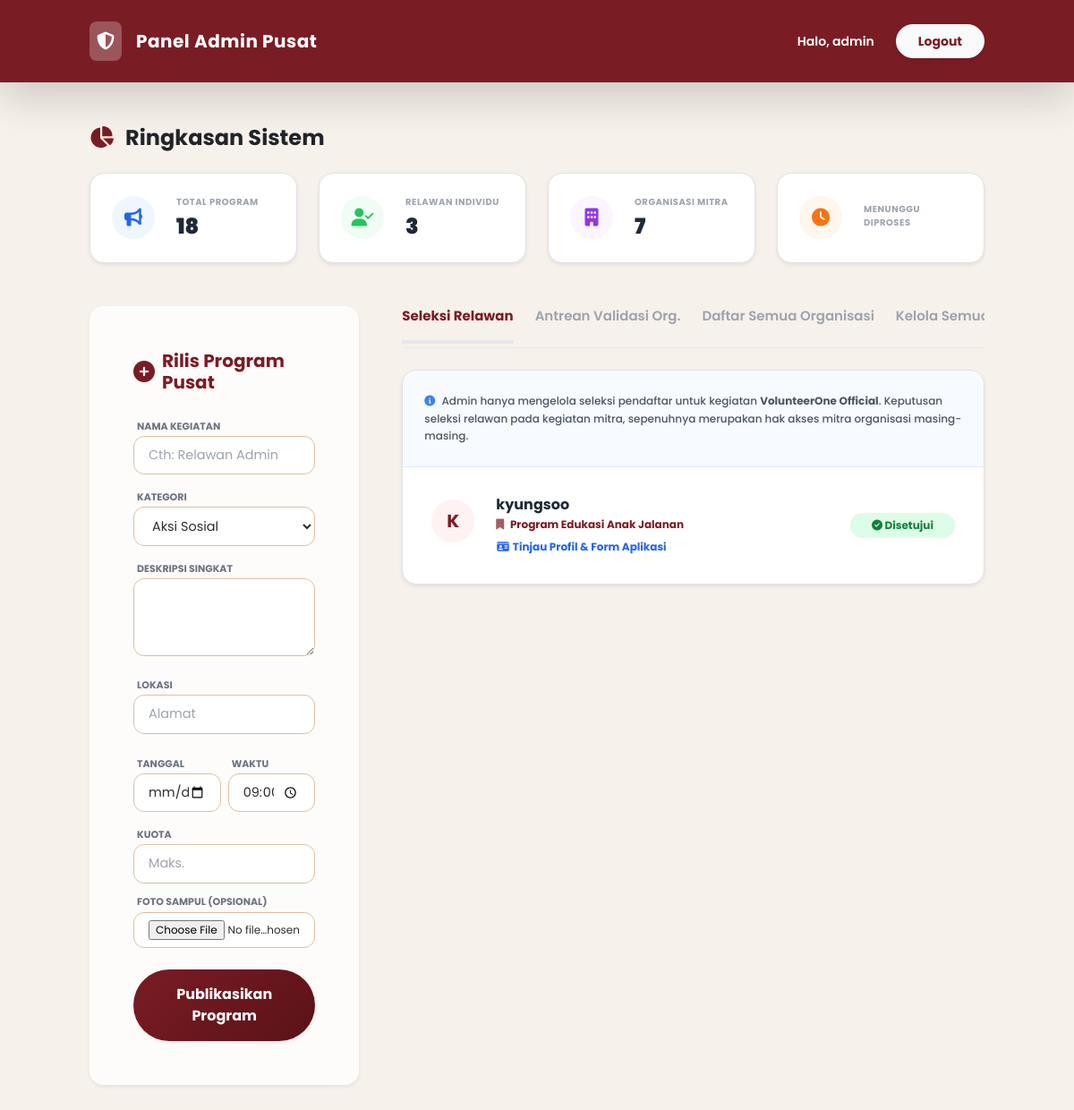
/admin.php (signed in), run on the app's committed database.
### tables this page shows
CREATE TABLE `applications` (
  `id` int(11) NOT NULL,
  `program_id` int(11) DEFAULT NULL,
  `user_id` int(11) DEFAULT NULL,
  `status` enum('Menunggu','Disetujui','Ditolak') DEFAULT 'Menunggu',
  `apply_date` datetime DEFAULT current_timestamp(),
  `motivation` text DEFAULT NULL,
  `cv_path` varchar(255) DEFAULT NULL
);

CREATE TABLE `users` (
  `id` int(11) NOT NULL,
  `name` varchar(100) NOT NULL,
  `email` varchar(100) NOT NULL,
  `phone` varchar(20) NOT NULL,
  `password` varchar(255) NOT NULL,
  `role` varchar(50) DEFAULT 'user',
  `is_validated` tinyint(1) DEFAULT 1,
  `description` text DEFAULT NULL,
  `established_date` date DEFAULT NULL,
  `location` varchar(150) DEFAULT NULL,
  `website` varchar(150) DEFAULT NULL,
  `org_type` varchar(50) DEFAULT 'Komunitas'
);

CREATE TABLE `programs` (
  `id` int(11) NOT NULL,
  `name` varchar(150) NOT NULL,
  `description` text NOT NULL,
  `location` varchar(150) NOT NULL,
  `prog_date` date NOT NULL,
  `quota` int(11) NOT NULL,
  `rating` int(11) DEFAULT 0,
  `category` varchar(50) DEFAULT 'Sosial',
  `organizer` varchar(100) DEFAULT 'VolunteerOne Official',
  `image_url` varchar(255) DEFAULT 'https://images.unsplash.com/photo-1593113589914-075990190da4?auto=format&fit=crop&q=80&w=500',
  `organizer_id` int(11) DEFAULT NULL,
  `prog_time` varchar(20) DEFAULT '10:00'
);

### admin.php (the view, shortened to what this page needs)
<?php
require 'koneksi.php';
$stat_programs = $pdo->query("SELECT COUNT(*) FROM programs")->fetchColumn();
$stat_all_users = $pdo->query("SELECT COUNT(*) FROM users WHERE role = 'user'")->fetchColumn();
$stat_all_orgs = $pdo->query("SELECT COUNT(*) FROM users WHERE role = 'organizer'")->fetchColumn();
$applications = $pdo->query("
    SELECT a.id as app_id, u.name as user_name, u.email, u.phone, u.location as user_location, u.description as user_desc,
           p.name as prog_name, a.status, a.apply_date, a.motivation, a.cv_path
    FROM applications a
    JOIN users u ON a.user_id = u.id
    JOIN programs p ON a.program_id = p.id
    WHERE p.organizer_id IS NULL
    ORDER BY CASE WHEN a.status = 'Menunggu' THEN 1 ELSE 2 END, a.apply_date DESC
")->fetchAll(PDO::FETCH_ASSOC);
?>
<!DOCTYPE html>
<html lang="id">
<head>
    <link href="https://cdn.jsdelivr.net/npm/bootstrap@5.3.0/dist/css/bootstrap.min.css" rel="stylesheet">
    <script src="https://cdn.tailwindcss.com"></script>
    <link rel="stylesheet" href="https://cdnjs.cloudflare.com/ajax/libs/font-awesome/6.4.0/css/all.min.css">
</head>
<body class="pb-12">
<nav class="bg-primary-vol text-white p-4 shadow-lg admin-navbar">
    <div class="container d-flex justify-content-between align-items-center">
        <div class="d-flex align-items-center gap-3">
            <div class="bg-white bg-opacity-25 p-2 rounded-lg backdrop-blur-sm"><i class="fas fa-shield-alt text-xl"></i></div>
            <h1 class="font-bold text-xl tracking-wide mb-0">Panel Admin Pusat</h1>
        </div>
        <div class="d-flex align-items-center gap-4">
            <span class="text-sm font-semibold d-none d-md-block">Halo, <?= htmlspecialchars($_SESSION['name']) ?></span>
            <a href="logout.php" class="btn btn-light rounded-pill text-primary-vol fw-bold px-4 py-2 text-sm shadow-sm transition hover:bg-gray-100">Logout</a>
        </div>
    </div>
</nav>
<main class="container py-4 mt-4">
    <h2 class="fs-4 fw-bold text-dark mb-4"><i class="fas fa-chart-pie text-primary-vol me-2"></i> Ringkasan Sistem</h2>
    <div class="row g-4 mb-5">
        <div class="col-md-6 col-lg-3">
            <div class="bg-white p-4 rounded-4 shadow-sm border flex items-center gap-4 hover:shadow-md transition h-100">
                <div class="bg-blue-50 text-blue-600 w-12 h-12 rounded-full flex items-center justify-center text-xl shrink-0"><i class="fas fa-bullhorn"></i></div>
                <div><p class="text-[10px] font-bold text-gray-400 uppercase tracking-wider mb-1">Total Program</p><h3 class="text-2xl font-black text-gray-800 m-0"><?= $stat_programs ?></h3></div>
            </div>
        </div>
        <div class="col-md-6 col-lg-3">
            <div class="bg-white p-4 rounded-4 shadow-sm border flex items-center gap-4 hover:shadow-md transition h-100">
                <div class="bg-green-50 text-green-500 w-12 h-12 rounded-full flex items-center justify-center text-xl shrink-0"><i class="fas fa-user-check"></i></div>
                <div><p class="text-[10px] font-bold text-gray-400 uppercase tracking-wider mb-1">Relawan Individu</p><h3 class="text-2xl font-black text-gray-800 m-0"><?= $stat_all_users ?></h3></div>
            </div>
        </div>
        <div class="col-md-6 col-lg-3">
            <div class="bg-white p-4 rounded-4 shadow-sm border flex items-center gap-4 hover:shadow-md transition h-100">
                <div class="bg-purple-50 text-purple-600 w-12 h-12 rounded-full flex items-center justify-center text-xl shrink-0"><i class="fas fa-building"></i></div>
                <div><p class="text-[10px] font-bold text-gray-400 uppercase tracking-wider mb-1">Organisasi Mitra</p><h3 class="text-2xl font-black text-gray-800 m-0"><?= $stat_all_orgs ?></h3></div>
            </div>
        </div>
        <div class="col-md-6 col-lg-3">
            <div class="bg-white p-4 rounded-4 shadow-sm border flex items-center gap-4 hover:shadow-md transition h-100">
                <div class="bg-orange-50 text-orange-500 w-12 h-12 rounded-full flex items-center justify-center text-xl shrink-0"><i class="fas fa-clock"></i></div>
                <div><p class="text-[10px] font-bold text-gray-400 uppercase tracking-wider mb-1">Menunggu Diproses</p><h3 class="text-2xl font-black text-gray-800 m-0"><?= $stat_pending ?></h3></div>
            </div>
        </div>
    </div>
    <div class="row g-5">
        <div class="col-lg-4">
            <div class="card-cream p-4 p-md-5 rounded-4 shadow-sm sticky-sidebar bg-white bg-opacity-75 backdrop-blur-md">
                <h3 class="fw-bold fs-5 mb-4 text-primary-vol flex items-center gap-2"><i class="fas fa-plus-circle fs-4"></i> Rilis Program Pusat</h3>
                <form method="POST" enctype="multipart/form-data" class="space-y-3">
                    <div>
                        <label class="text-[11px] font-bold text-gray-500 uppercase ml-1">Nama Kegiatan</label>
                        <input type="text" name="name" required class="input-form" placeholder="Cth: Relawan Admin">
                    </div>
                    <div>
                        <label class="text-[11px] font-bold text-gray-500 uppercase ml-1">Kategori</label>
                        <select name="category" class="input-form bg-white">
                            <option value="Aksi Sosial">Aksi Sosial</option>
                        </select>
                    </div>
                    <div>
                        <label class="text-[11px] font-bold text-gray-500 uppercase ml-1">Deskripsi Singkat</label>
                        <textarea name="description" required class="input-form" rows="3"></textarea>
                    </div>
                    <div>
                        <label class="text-[11px] font-bold text-gray-500 uppercase ml-1">Lokasi</label>
                        <input type="text" name="location" required class="input-form" placeholder="Alamat">
                    </div>
                    <div class="row g-2">
                        <div class="col-6"><label class="text-[11px] font-bold text-gray-500 uppercase ml-1">Tanggal</label><input type="date" name="prog_date" required class="input-form"></div>
                        <div class="col-6"><label class="text-[11px] font-bold text-gray-500 uppercase ml-1">Waktu</label><input type="time" name="prog_time" value="09:00" required class="input-form"></div>
                    </div>
                    <div>
                        <label class="text-[11px] font-bold text-gray-500 uppercase ml-1">Kuota</label>
                        <input type="number" name="quota" required min="1" class="input-form" placeholder="Maks.">
                    </div>
                    <div>
                        <label class="text-[11px] font-bold text-gray-500 uppercase ml-1 block mb-1">Foto Sampul (Opsional)</label>
                        <input type="file" name="image_file" accept=".jpg,.jpeg,.png,.webp" class="input-form text-xs bg-white cursor-pointer py-2">
                    </div>
                    <button type="submit" name="add_program" class="btn btn-primary-vol w-100 py-3 fw-bold shadow-sm mt-4">Publikasikan Program</button>
                </form>
            </div>
        </div>
        <div class="col-lg-8">
            <div class="flex gap-4 md:gap-6 border-b border-gray-200 mb-6 overflow-x-auto custom-scrollbar pb-1">
                <button onclick="switchTab('validasi')" id="btn-tab-validasi" class="pb-3 border-b-4 border-primary-vol font-bold text-primary-vol text-[15px] transition-colors whitespace-nowrap bg-transparent">
                    Seleksi Relawan
                </button>
                <button onclick="switchTab('organisasi')" id="btn-tab-organisasi" class="pb-3 border-b-4 border-transparent font-semibold text-gray-400 hover:text-gray-700 text-[15px] transition-colors whitespace-nowrap bg-transparent">
                    Antrean Validasi Org.
                </button>
                <button onclick="switchTab('daftar_org')" id="btn-tab-daftar_org" class="pb-3 border-b-4 border-transparent font-semibold text-gray-400 hover:text-gray-700 text-[15px] transition-colors whitespace-nowrap bg-transparent">
                    Daftar Semua Organisasi
                </button>
                <button onclick="switchTab('program')" id="btn-tab-program" class="pb-3 border-b-4 border-transparent font-semibold text-gray-400 hover:text-gray-700 text-[15px] transition-colors whitespace-nowrap bg-transparent">
                    Kelola Semua Program
                </button>
            </div>
            <div id="tab-validasi" class="d-block">
                <div class="bg-white rounded-4 shadow-sm border overflow-hidden">
                    <div class="p-4 bg-blue-50 bg-opacity-50 border-b border-blue-100">
                        <p class="text-xs text-gray-600 font-medium leading-relaxed m-0"><i class="fas fa-info-circle text-blue-500 mr-1"></i> Admin hanya mengelola seleksi pendaftar untuk kegiatan <b>VolunteerOne Official</b>. Keputusan seleksi relawan pada kegiatan mitra, sepenuhnya merupakan hak akses mitra organisasi masing-masing.</p>
                    </div>
                    <?php if(count($applications) == 0): ?>
                        <div class="p-5 text-center text-gray-400 font-medium my-5">Belum ada relawan mendaftar di program Anda.</div>
                    <?php else: ?>
                        <div class="max-h-[600px] overflow-y-auto custom-scrollbar p-2">
                            <?php foreach($applications as $app): ?>
                                <div class="p-4 flex flex-col md:flex-row justify-between items-start md:items-center gap-4 hover:bg-gray-50 rounded-3xl transition border-b border-gray-50 last:border-0 <?= $app['status'] == 'Menunggu' ? 'bg-orange-50 bg-opacity-30' : '' ?>">
                                    <div class="flex items-start gap-4 flex-grow">
                                        <div class="w-12 h-12 rounded-full bg-red-50 text-primary-vol flex items-center justify-center font-bold text-xl shrink-0 mt-1">
                                            <?= strtoupper(substr($app['user_name'], 0, 1)) ?>
                                        </div>
                                        <div>
                                            <h5 class="font-bold text-gray-800 text-base leading-tight mb-1"><?= htmlspecialchars($app['user_name']) ?></h5>
                                            <p class="text-xs text-primary-vol font-bold mb-2"><i class="fas fa-bookmark mr-1 opacity-70"></i> <?= htmlspecialchars($app['prog_name']) ?></p>
                                            <button type="button" class="btn btn-link p-0 text-xs font-bold text-blue-600 hover:text-blue-800 flex items-center gap-1 text-decoration-none" onclick='showRelawanDetail(<?= json_encode($app) ?>)'>
                                                <i class="fas fa-id-card"></i> Tinjau Profil & Form Aplikasi
                                            </button>
                                        </div>
                                    </div>
                                    <div class="w-full md:w-auto flex flex-col items-end gap-2 shrink-0">
                                        <?php if($app['status'] == 'Menunggu'): ?>
                                            <form method="POST" class="flex gap-2 m-0">
                                                <input type="hidden" name="app_id" value="<?= $app['app_id'] ?>">
                                                <button type="submit" name="status" value="Disetujui" class="btn btn-sm bg-green-100 text-green-700 hover:bg-green-500 hover:text-white rounded-pill px-4 fw-bold transition shadow-sm border border-green-200"><i class="fas fa-check mr-1"></i> Terima</button>
                                                <button type="submit" name="status" value="Ditolak" class="btn btn-sm bg-red-100 text-red-700 hover:bg-red-500 hover:text-white rounded-pill px-4 fw-bold transition shadow-sm border border-red-200"><i class="fas fa-times mr-1"></i> Tolak</button>
                                            </form>
                                        <?php else: ?>
                                            <span class="badge rounded-pill px-4 py-2 <?= $app['status'] == 'Disetujui' ? 'bg-green-100 text-green-700' : 'bg-red-100 text-red-700' ?>">
                                                <i class="fas <?= $app['status'] == 'Disetujui' ? 'fa-check-circle' : 'fa-times-circle' ?>"></i> <?= $app['status'] ?>
                                            </span>
                                        <?php endif; ?>
                                    </div>
                                </div>
                            <?php endforeach; ?>
                        </div>
                    <?php endif; ?>
                </div>
            </div>
        </div>
    </div>
</main>
</body>
</html>

### admin.php (style rules this page uses)
:root { --vol-primary: #7a1c24; --vol-secondary: #5a1218; --vol-bg: #f7f1eb; }
body { font-family: 'Poppins', sans-serif; background-color: var(--vol-bg); color: #2C2C2C; }
.card-cream { background-color: #ebdcc9; border: 1px solid rgba(255,255,255,0.6); }
.bg-primary-vol { background-color: var(--vol-primary); }
.text-primary-vol { color: var(--vol-primary); }
.btn-primary-vol { background: linear-gradient(135deg, var(--vol-primary) 0%, var(--vol-secondary) 100%); color: white !important; border-radius: 50px; transition: all 0.3s ease; box-shadow: 0 4px 15px rgba(122, 28, 36, 0.2); border: none; }
.input-form { background-color: rgba(255,255,255,0.95); border: 1px solid #dcbfa2; border-radius: 12px; padding: 10px 16px; width: 100%; outline: none; transition: all 0.2s ease; color: #2C2C2C; font-size: 0.9rem; }
.admin-navbar { z-index: 1040 !important; position: sticky; top: 0; }
.sticky-sidebar { position: sticky; top: 100px; z-index: 10; }

### data on the page
applications: user.name "K", user.name "kyungsoo", program.name "Program Edukasi Anak Jalanan", status "Disetujui"

### other printed values
$_SESSION['name'] "admin"
$stat_programs "18"
$stat_all_users "3"
$stat_all_orgs "7"
